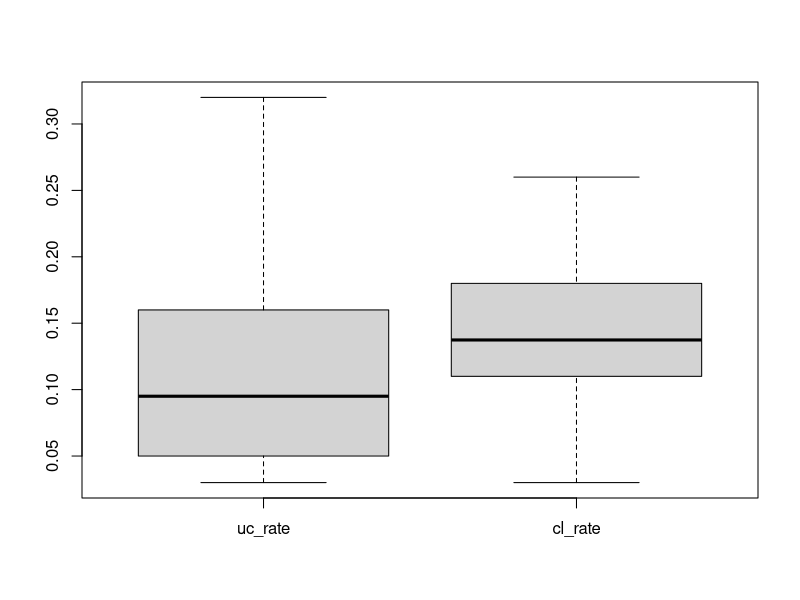
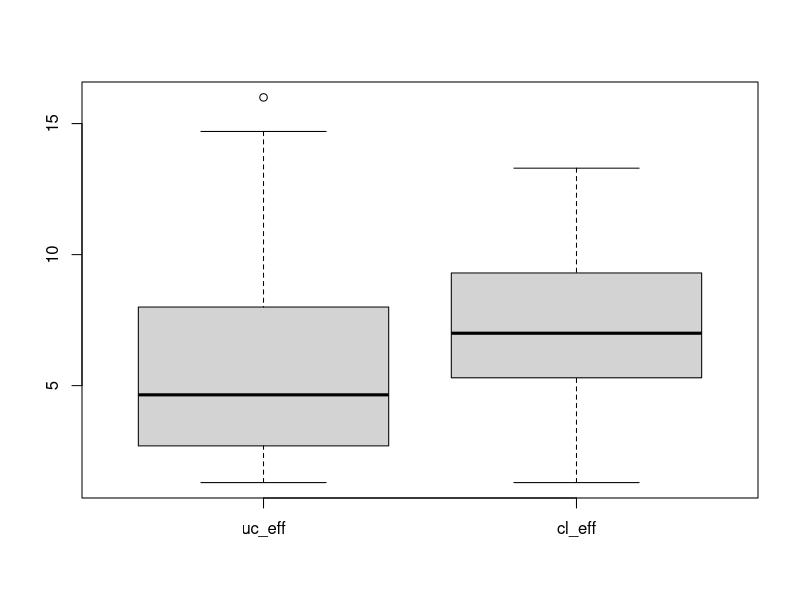

Generate these figures, in order, with R:
uc_eff <- c(1.3, 8.0, 2.7, 2.7, 6.7, 9.3, 2.7, 5.3, 2.7, 16.0, 4.0, 
          2.7, 4.0, 14.7, 5.3, 6.7, 4.0, 2.7, 4.0, 13.3, 2.7, 6.7, 
          13.3, 5.3, 2.7, 10.7)

uc_rate <- c(0.03, 0.16, 0.05, 0.05, 0.13, 0.18, 0.05, 0.11, 0.05, 
             0.32, 0.08, 0.05, 0.08, 0.29, 0.11, 0.13, 0.08, 0.05, 
             0.08, 0.26, 0.05, 0.13, 0.26, 0.11, 0.05, 0.21)

cl_eff <- c(2.7, 1.3, 10.7, 13.3, 8.0, 10.7, 8.0, 13.3, 9.3, 8.0, 
            9.3, 8.0, 4.0, 10.7, 6.7, 6.7, 5.3, 5.3, 4.0, 5.3, 
            2.7, 5.3, 5.3, 5.3, 13.3, 7.3)
cl_eff_mean = mean(cl_eff)


cl_rate <- c(0.05, 0.03, 0.21, 0.26, 0.16, 0.21, 0.16, 0.26, 0.18,
             0.16, 0.18, 0.16, 0.08, 0.21, 0.13, 0.13, 0.11, 0.11, 
             0.08, 0.11, 0.05, 0.11, 0.11, 0.11, 0.26, 0.1448)
cl_rate_mean = mean(cl_rate)

eff_data <- data.frame(uc_eff, cl_eff)
rate_data <- data.frame(uc_rate, cl_rate)

rate_box <- boxplot(rate_data)
eff_box <- boxplot(eff_data)





var.test(uc_eff, cl_eff)

t.test(uc_eff, cl_eff, var.equal=TRUE)

var.test(uc_rate, cl_rate)

t.test(uc_rate, cl_rate, var.equal=TRUE)





